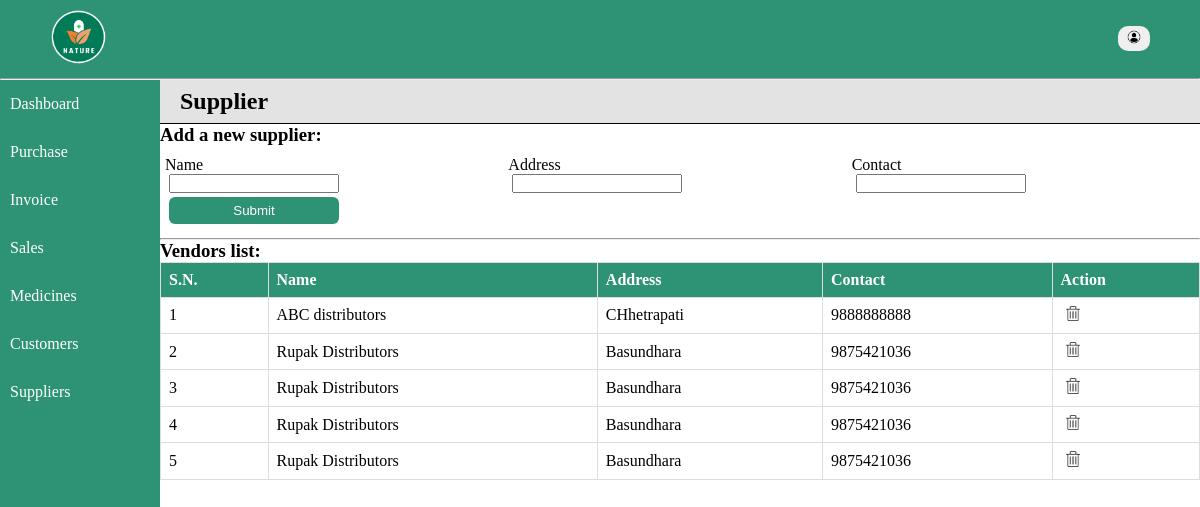
Page /home/supplier.php on the earlier database version.
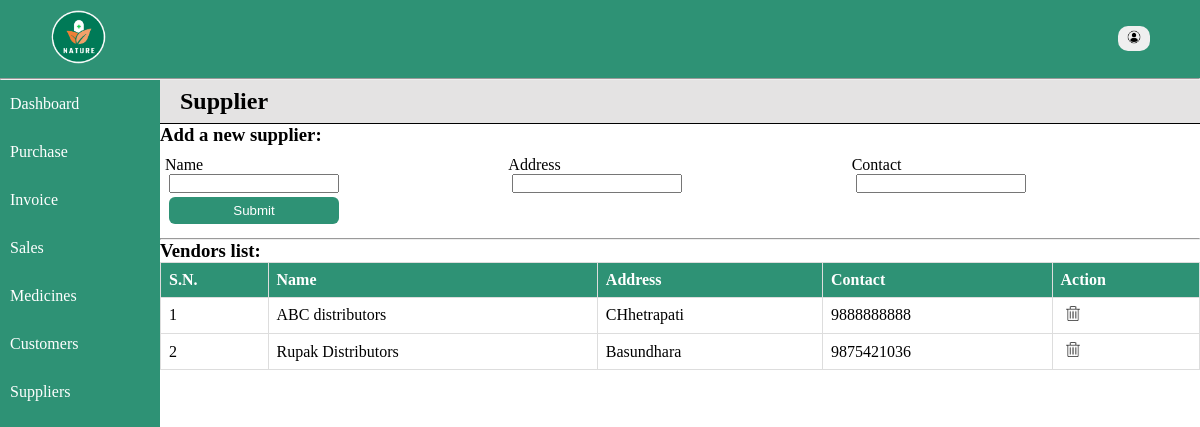
Same page on the later database version.
### tables this page shows
CREATE TABLE `vendor` (
  `id` int(11) NOT NULL,
  `name` varchar(128) NOT NULL,
  `address` varchar(128) NOT NULL,
  `contact` varchar(128) NOT NULL
);

### includes/database.php (called while the page is built, shortened)
<?php
    function select($conn, $arg) {
        $sql = "select * from $arg";
        $result = mysqli_query($conn, $sql);
        return $records = mysqli_fetch_all($result, MYSQLI_ASSOC);
    }
?>

### home/supplier.php (the view, shortened to what this page needs)
<?php
include '../includes/database.php';
$records = select($conn, 'vendor');
?>
<!DOCTYPE html>
<html lang="en">
<head>
    <link rel="stylesheet" href="../styles/style.css">
</head>
<body>
<div class="container">
<?php include '../includes/nav.php'; ?>
<div class="main">
<?php include '../includes/menu.php'; ?>
    <div class="content-wrapper">
        <div class="entries">
            <h2>Supplier</h2>
            <h3>Add a new supplier:</h3>
            <form action="" method="post">
                <div class="input-fields">
                <div class="inputs">
                    <label for="name">Name</label><br>
                    <input type="text" name="name" id="name" required>
                </div>
                <div class="inputs">
                    <label for="address">Address</label><br>
                    <input type="text" name="address" id="address" required>
                </div>
                <div class="inputs">
                    <label for="contact">Contact</label><br>
                    <input type="text" name="contact" id="contact" required>
                </div>
                </div>
            <input type="submit" name="submit" value="Submit">
        </form>
        </div>
        <hr>
        <div class="records">
        <h3>Vendors list:</h3>
        <table class="table">
            <tr>
                <th>S.N.</th>
                <th>Name</th>
                <th>Address</th>
                <th>Contact</th>
                <th>Action</th>
            </tr>
            <?php if(!empty($records)): ?>
                <?php foreach($records as $key => $record): ?>
                    <tr>
                    <td><?= $key+1; ?></td>
                    <td><?= $record['name']; ?></td>
                    <td><?= $record['address']; ?></td>
                    <td><?= $record['contact']; ?></td>
                    <td><a href="../includes/delete.php?id= <?= $record['id']; ?>"><img src="../images/delete-icon.png" alt="delete" style="width: 14px;" class="action-btn"></a></td>
                </tr>
                <?php endforeach; ?>
                <?php endif; ?>
        </table>
        </div>
    </div>
    </div>
</body>
</html>

Differences in the rows shown:
removed vendor: name "Rupak Distributors", address "Basundhara", contact "9875421036"
removed vendor: name "Rupak Distributors", address "Basundhara", contact "9875421036"
removed vendor: name "Rupak Distributors", address "Basundhara", contact "9875421036"
